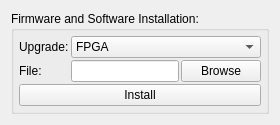
            <widget class="QWidget" name="tab_FirmwareUpgrade">
             <attribute name="title">
              <string>Firmware Upgrades</string>
             </attribute>
             <layout class="QGridLayout" name="gridLayout_23">
              <item row="0" column="0">
               <widget class="QGroupBox" name="installGroup">
                <property name="title">
                 <string>Firmware and Software Installation:</string>
                </property>
                <layout class="QVBoxLayout" name="verticalLayout_22">
                 <property name="spacing">
                  <number>2</number>
                 </property>
                 <property name="leftMargin">
                  <number>5</number>
                 </property>
                 <property name="topMargin">
                  <number>5</number>
                 </property>
                 <property name="rightMargin">
                  <number>5</number>
                 </property>
                 <property name="bottomMargin">
                  <number>5</number>
                 </property>
                 <item>
                  <layout class="QGridLayout" name="gridLayout_11">
                   <property name="spacing">
                    <number>2</number>
                   </property>
                   <item row="0" column="0">
                    <widget class="QLabel" name="label_3">
                     <property name="text">
                      <string>Upgrade:</string>
                     </property>
                    </widget>
                   </item>
                   <item row="1" column="0">
                    <widget class="QLabel" name="label_4">
                     <property name="text">
                      <string>File:</string>
                     </property>
                    </widget>
                   </item>
                   <item row="0" column="1">
                    <widget class="QComboBox" name="installFileType">
                     <item>
                      <property name="text">
                       <string>FPGA</string>
                      </property>
                     </item>
                     <item>
                      <property name="text">
                       <string>DLPC2607</string>
                      </property>
                     </item>
                     <item>
                      <property name="text">
                       <string>MSP430</string>
                      </property>
                     </item>
                     <item>
                      <property name="text">
                       <string>EDID</string>
                      </property>
                     </item>
                     <item>
                      <property name="text">
                       <string>PEM Application</string>
                      </property>
                     </item>
                     <item>
                      <property name="text">
                       <string>Serial Number</string>
                      </property>
                     </item>
                     <item>
                      <property name="text">
                       <string> RESERVED</string>
                      </property>
                     </item>
                     <item>
                      <property name="text">
                       <string>TEST</string>
                      </property>
                     </item>
                    </widget>
                   </item>
                   <item row="1" column="1">
                    <layout class="QHBoxLayout" name="horizontalLayout_20">
                     <property name="spacing">
                      <number>2</number>
                     </property>
                     <item>
                      <widget class="QLineEdit" name="pkgFileName">
                       <property name="toolTip">
                        <string>Package File Full Path</string>
                       </property>
                      </widget>
                     </item>
                     <item>
                      <widget class="QPushButton" name="pkgBrowse">
                       <property name="text">
                        <string>Browse</string>
                       </property>
                      </widget>
                     </item>
                    </layout>
                   </item>
                  </layout>
                 </item>
                 <item>
                  <widget class="QPushButton" name="Install">
                   <property name="text">
                    <string>Install</string>
                   </property>
                  </widget>
                 </item>
                </layout>
               </widget>
              </item>
              <item row="0" column="1">
               <spacer name="horizontalSpacer_13">
                <property name="orientation">
                 <enum>Qt::Horizontal</enum>
                </property>
                <property name="sizeType">
                 <enum>QSizePolicy::MinimumExpanding</enum>
                </property>
                <property name="sizeHint" stdset="0">
                 <size>
                  <width>0</width>
                  <height>20</height>
                 </size>
                </property>
               </spacer>
              </item>
              <item row="1" column="0">
               <spacer name="verticalSpacer_31">
                <property name="orientation">
                 <enum>Qt::Vertical</enum>
                </property>
                <property name="sizeType">
                 <enum>QSizePolicy::MinimumExpanding</enum>
                </property>
                <property name="sizeHint" stdset="0">
                 <size>
                  <width>20</width>
                  <height>0</height>
                 </size>
                </property>
               </spacer>
              </item>
             </layout>
            </widget>
